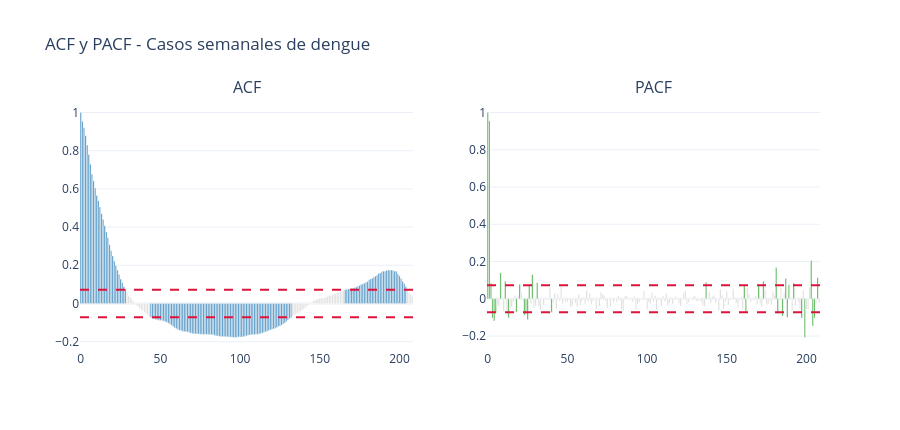

Notebook source saved alongside this figure:
### Markdown cell above
---
## PARTE 4: EDA - ACF, PACF Y ESTACIONALIDAD

Se revisan persistencia, dependencia parcial y soporte para referencias anuales/cuatrienales. La evidencia de 208 semanas se interpreta como hipotesis heredada, no como hecho epidemiologico definitivo.

### Code cell
def graficar_acf_pacf(serie, n_lags=ESTACIONALIDAD):
    valores = np.asarray(serie).astype(float)
    valores = valores[~np.isnan(valores)]
    n_lags = min(n_lags, len(valores) // 2 - 1)
    acf_vals = acf(valores, nlags=n_lags, fft=True)
    pacf_vals = pacf(valores, nlags=n_lags, method='ols')
    conf = 1.96 / np.sqrt(len(valores))

    fig = make_subplots(rows=1, cols=2, subplot_titles=('ACF', 'PACF'))
    for col, vals, color in [(1, acf_vals, '#1f77b4'), (2, pacf_vals, '#2ca02c')]:
        for lag, val in enumerate(vals):
            fig.add_trace(go.Bar(x=[lag], y=[val], marker_color=color if abs(val) > conf else 'lightgray', showlegend=False), row=1, col=col)
        fig.add_hline(y=conf, line_dash='dash', line_color='crimson', row=1, col=col)
        fig.add_hline(y=-conf, line_dash='dash', line_color='crimson', row=1, col=col)
    fig.update_layout(title='ACF y PACF - Casos semanales de dengue', template='plotly_white', height=430)
    fig.show()

    sig_acf = [lag for lag, val in enumerate(acf_vals[1:], start=1) if abs(val) > conf]
    sig_pacf = [lag for lag, val in enumerate(pacf_vals[1:], start=1) if abs(val) > conf]
    return acf_vals, pacf_vals, sig_acf, sig_pacf, conf


acf_vals, pacf_vals, sig_acf, sig_pacf, conf_int = graficar_acf_pacf(df.y)
print(f'IC aproximado 95%: +/- {conf_int:.3f}')
print(f'Primeros lags significativos ACF:  {sig_acf[:15]}')
print(f'Primeros lags significativos PACF: {sig_pacf[:15]}')

acf_estacional = pd.DataFrame([
    {'lag': lag, 'acf': acf_vals[lag], 'interpretacion': 'significativo' if abs(acf_vals[lag]) > conf_int else 'no significativo'}
    for lag in [52, 104, 156, 208]
    if lag < len(acf_vals)
])
display(acf_estacional)

lags_sugeridos_ml = sorted(set([lag for lag in sig_pacf[:8] if lag <= 24] + [ESTACIONALIDAD_ANUAL]))
print(f'Lags sugeridos por PACF + referencia anual: {lags_sugeridos_ml}')
